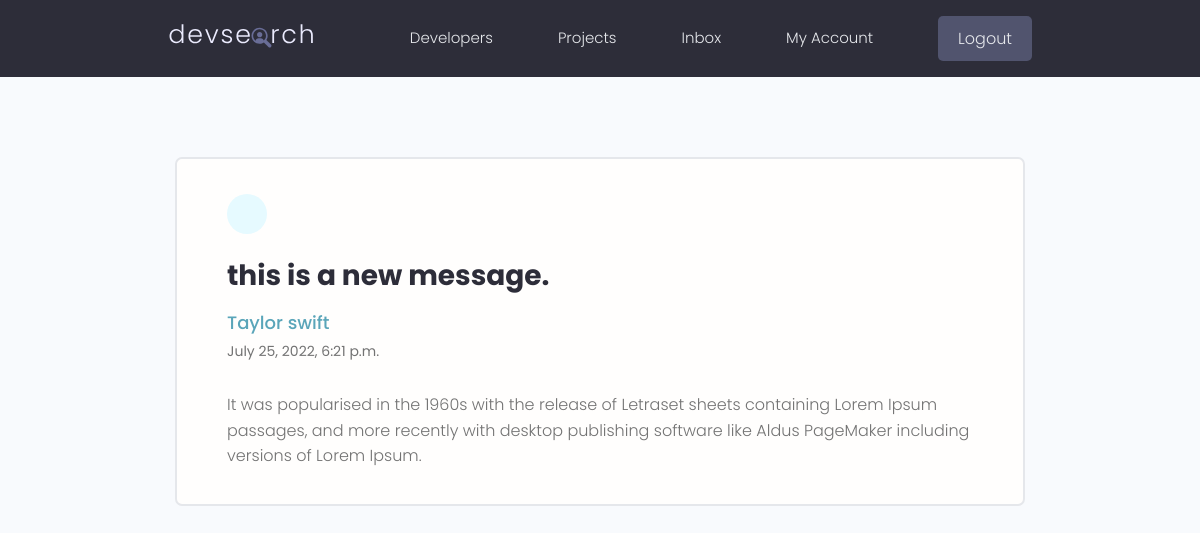
The app's page /message/bc8e715f-77f7-417d-9263-659a659de175/ (signed in) with its own data.
### users/models.py (models this page shows, shortened)
class Message(models.Model):
    sender = models.ForeignKey(Profile, on_delete=models.SET_NULL, null=True, blank=True)
    recipient = models.ForeignKey(Profile, on_delete=models.SET_NULL, null=True, blank=False, related_name='messages')
    name = models.CharField(max_length=200, null=True, blank=True)
    email = models.EmailField(max_length=250, null=True, blank=True)
    subject = models.CharField(max_length=500, null=True, blank=True)
    body = models.TextField(blank=False, null=False)
    is_read = models.BooleanField(default=False, null=True)
    created = models.DateTimeField(auto_now_add=True)
    id = models.UUIDField(default=uuid.uuid4, unique=True, editable=False, primary_key=True)
    class Meta:
        ordering = ['is_read', '-created']

class Profile(models.Model):
    user = models.OneToOneField(User, on_delete=models.CASCADE, null=True, blank=True)
    name = models.CharField(max_length=250, null=True, blank=True)
    username = models.CharField(max_length=250, null=True, blank=True)
    email = models.EmailField(max_length=500, blank=True, null=True)
    short_intro = models.CharField(max_length=200, blank=True, null=True)
    bio = models.TextField(blank=True, null=True)
    location = models.CharField(max_length=200, blank=True, null=True)
    profile_image = models.ImageField(blank=True, null=True, upload_to='profiles/',
                         default='profiles/user-default.png')
    social_github = models.CharField(max_length=500, blank=True, null=True)
    social_linkedin = models.CharField(max_length=500, blank=True, null=True)
    social_website = models.CharField(max_length=500, blank=True, null=True)
    social_twitter = models.CharField(max_length=500, blank=True, null=True)
    created = models.DateTimeField(auto_now_add=True)
    id = models.UUIDField(default=uuid.uuid4, unique=True, editable=False, primary_key=True)

### users/views.py (the view)
# urls.py: path('message/<str:pk>/', views.view_message, name='message'),
@login_required(login_url='login')
def view_message(request, pk):
    profile = request.user.profile
    message = get_object_or_404(Message, pk=pk)
    if message.is_read == False:
        message.is_read = True
        message.save()
    context = {
        'profile' : profile,
        'message' : message,
    }
    return render(request, 'users/message.html', context)

### users/templates/users/message.html (shortened to what this page needs)
{% extends 'main.html' %}
{% block content %}
  <main class="messagePage my-xl">
    <div class="content-box">
      <div class="message">
        <a class="backButton" href="{% url 'inbox' %}"></a>
        <h2 class="message__subject">{{ message.subject }}</h2>
          {% if message.sender %}
              <a href="{% url 'user-profile' message.sender.pk %}" class="message__author">{{ message.sender.name }}</a>
          {% elif message.name is not None %}
              <p class="message__author">{{ message.name }}</p>
          {% endif %}
          <p class="message__date">{{ message.created }}</p>
          <div class="message__body">{{ message.body|linebreaks }}</div>
      </div>
    </div>
  </main>
{% endblock %}

### static/styles/app.css (style rules this page uses)
:root { --color-sub: #2d2d39; }
.content-box { width: 95%; max-width: 85rem; margin: 0 auto; }
.message { padding: 2.5rem 0; }
.message > a { display: flex; gap: 1rem; }
.message__author, .message__date { flex-basis: 25%; }
.message__subject { flex-basis: 50%; }
.message__date { text-align: right; }
.messagePage .message { list-style: none; background: var(--color-white); padding: 3.5rem 5rem; border: 2px solid var(--color-light); border-radius: 0.7rem; }
.messagePage .message__subject { font-size: 2.8rem; color: var(--color-sub); margin-bottom: 1rem; margin-top: 2rem; }
.messagePage .message__author { font-size: 1.8rem; font-weight: 500; }
.messagePage .message__date { font-size: 1.4rem; font-weight: 400; text-align: left; margin-bottom: 3rem; }
.backButton { background: var(--color-main-light); color: var(--color-main); width: 4rem; height: 4rem; display: flex; align-items: center; justify-content: center; border-radius: 50%; }

### static/uikit/styles/modules/_variables.css (style rules this page uses)
:root { --color-main: #5aa5b9; --color-main-light: #e6faff; --color-sub: #3f4156; --color-sub-light: #51546e; --color-sub-lighter: #ededfd; --color-text: #737373; --color-gray: #8b8b8b; --color-light: #e5e7eb; --color-light-gray: #767676; --color-bg: #f8fafd; --color-white: #fffefd; --color-white-light: #f3f3f3; --color-success: #359e64; --color-success-bg: #def8e8; --color-error: #fc4b0b; --color-error-bg: #fff2ee; --font-base: 'Poppins', arial, helvetica, 'Segoe UI', roboto, ubuntu, sans-serif; --font-monospace: 'Fira Code', 'Courier New', courier, monospace; --font-regular: 300; --font-medium: 500; --font-bold: 700; --generic-shadow: 1px 1px 5px #00000010; --generic-transition: all 0.3s ease-in-out; }

### static/uikit/styles/modules/_base.css (style rules this page uses)
* { margin: 0; padding: 0; box-sizing: border-box; text-rendering: optimizeLegibility; color: inherit; font-size: inherit; }
html { font-size: 50%; }
@media only screen and (min-width: 480px) { html { font-size: 56.25%; } }
@media only screen and (min-width: 1200px) { html { font-size: 62.5%; } }
body { line-height: 1.6; font-weight: 400; font-size: 1.5rem; color: var(--color-text); background-color: var(--color-bg); min-height: 100vh; }

### static/uikit/styles/modules/_typography.css (style rules this page uses)
* { font-family: var(--font-base); }
h2 { font-size: 3.6rem; font-weight: var(--font-bold); }
p, span, strong { font-size: 1.6rem; color: var(--color-text); font-weight: var(--font-regular); }
a { padding-bottom: 2px; text-decoration: none; display: inline-block; color: var(--color-main); font-weight: var(--font-medium); }

### static/uikit/styles/modules/_utilities.css (style rules this page uses)
.my-xl { margin: 8rem auto; }

### records on screen
Message: subject "this is a new message.", sender.name "Taylor swift", created "July 25, 2022, 6:21 p.m.", body "It was popularised in the 1960s with the release of Letraset sheets containing Lorem Ipsum passages, and more recently with desktop publishing software like Aldus PageMaker including versions of Lorem Ipsum."
